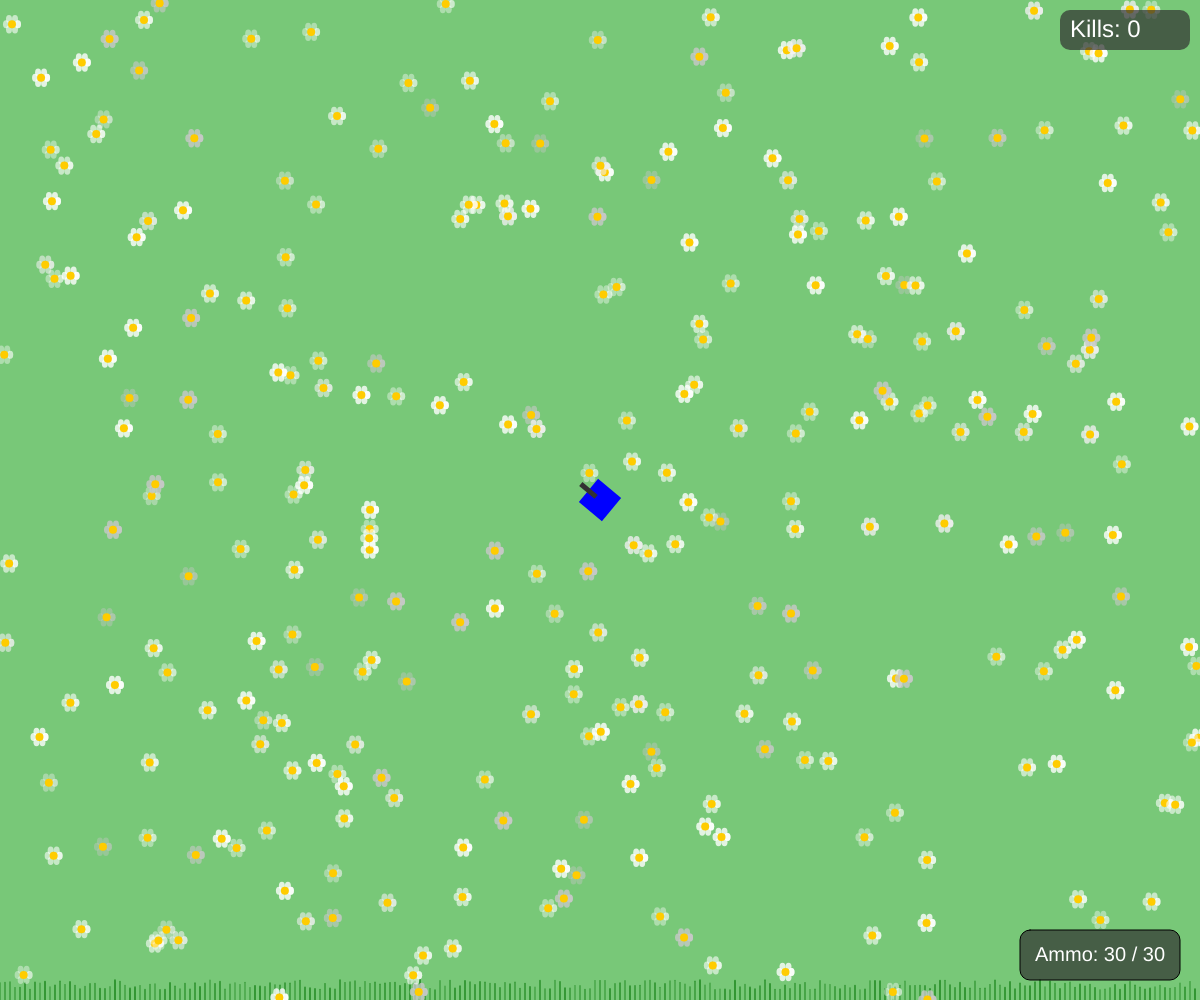
Frame 1 (no input)
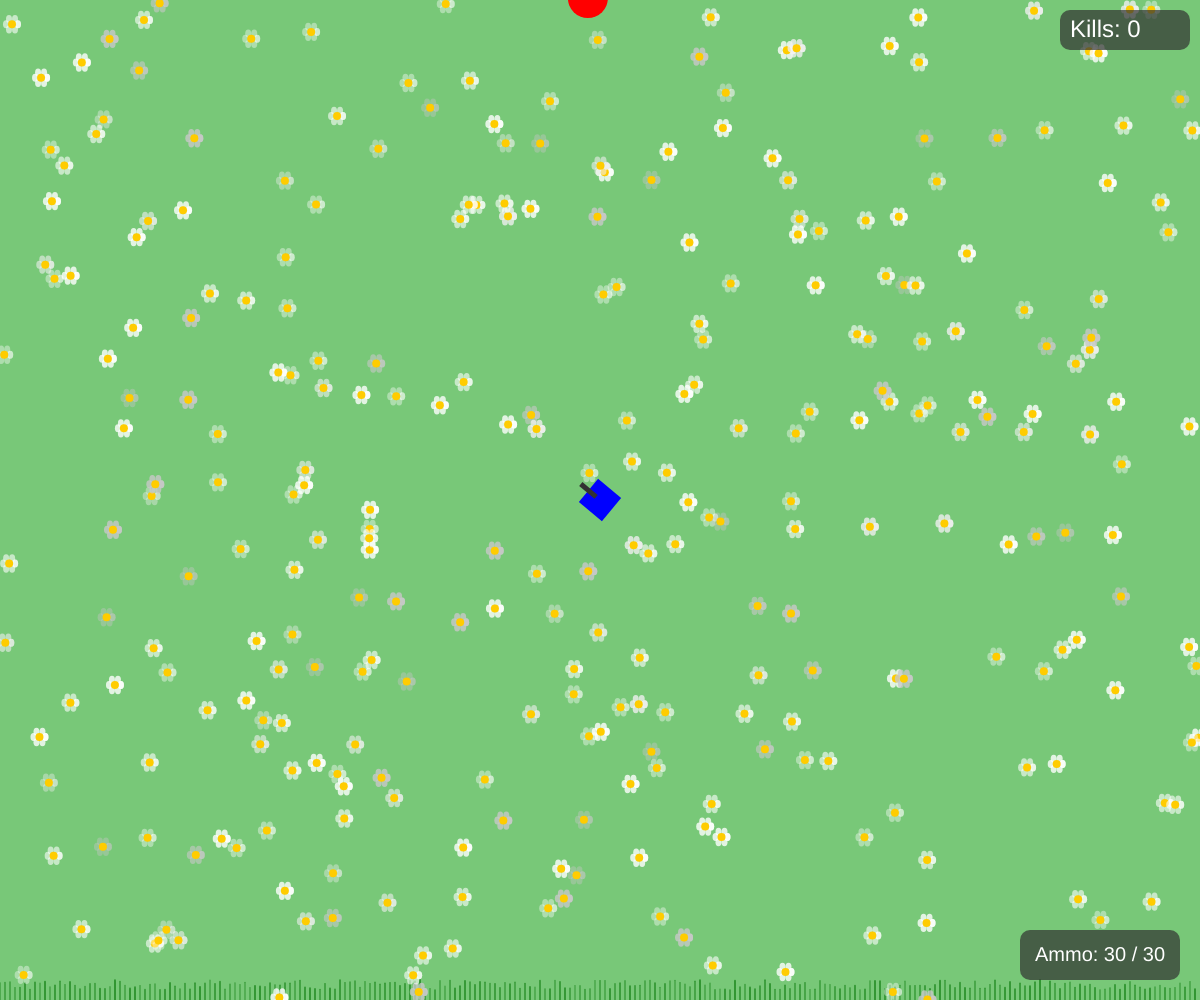
Frame 60 (no input)
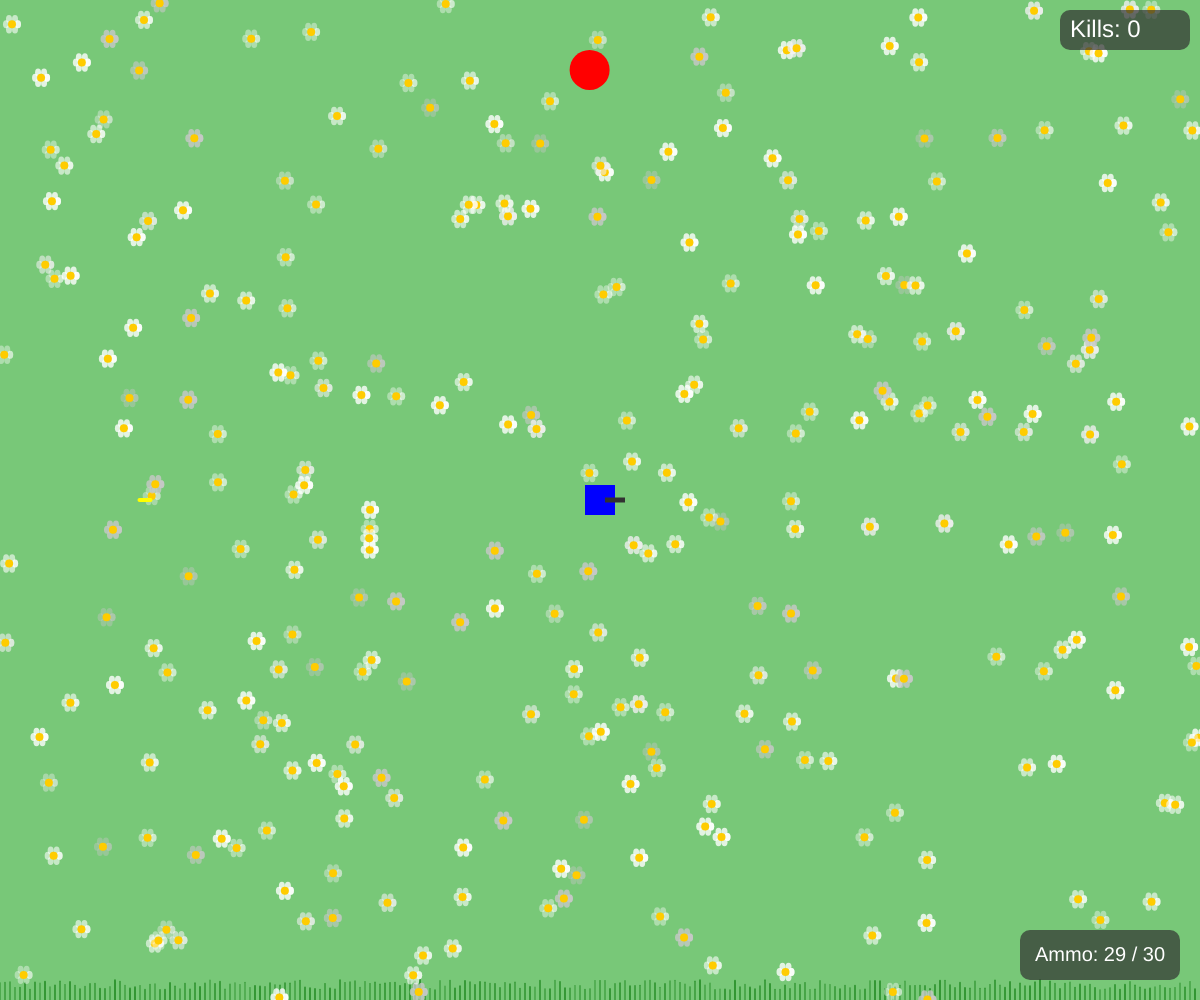
Frame 120 (the mouse pressed at the canvas centre since frame 60)

The p5.js sketch that drew these frames (run headless with seeded random() and noise() and a simulated clock; from frame 60 on, the mouse is pressed at the canvas centre):

// p5.js sketch
// ── sketch.js
let bullets = [];
let enemies = [];
let player;
let lastSpawnTime = 0;
let spawnInterval = 750;
let maxEnemies = 10;
let gameOver = false;
let killCount = 0;
let backgroundGraphics;
let showingUpgrades = false;
let availableUpgrades = [];
let chosenUpgrades = [];
let freezeBullets = false;
let canvas;

let nextUpgradeAt = 15; // first upgrade at 15 kills
let bulletLimit = 30;
let bulletsLeft = bulletLimit;
let reloading = false;
let reloadTime = 1500; // ms

let upgradesPool = [
  { name: "Faster Bullets", effect: () => (Bullet.speed += 2) },
  { name: "Move Faster", effect: () => (player.speed += 1.5) },
  { name: "Bigger Bullets", effect: () => (Bullet.sizeMultiplier *= 1.5) },
  { name: "Double Shot", effect: () => (player.doubleShot = true) },
  {
    name: "Freeze Bullets",
    effect: () => {
      freezeBullets = true;
    },
  },
];

function setup() {
  canvas = createCanvas(windowWidth, windowHeight);
  player = new Player(width / 2, height / 2);
  backgroundGraphics = createGraphics(width, height);
  drawStaticFlowerField(backgroundGraphics);
}

function draw() {
  image(backgroundGraphics, 0, 0);

  if (gameOver) {
    displayGameOver();
    return;
  }

  if (showingUpgrades) {
    displayUpgradeChoices();
    return;
  }

  player.update();
  player.display();

  // Bullets
  for (let i = bullets.length - 1; i >= 0; i--) {
    let b = bullets[i];
    b.update();
    b.display();

    if (b.isOffScreen()) {
      bullets.splice(i, 1);
    } else {
      for (let j = enemies.length - 1; j >= 0; j--) {
        let enemy = enemies[j];
        if (b.hits(enemy)) {
          if (freezeBullets) enemy.freeze();
          if (enemy.takeDamage()) {
            enemies.splice(j, 1);
            killCount++;
            if (killCount >= nextUpgradeAt) {
              triggerUpgradeChoice();
              nextUpgradeAt += 5; // increase requirement each time
            }
          }
          bullets.splice(i, 1);
          break;
        }
      }
    }
  }

  // Spawn enemies
  if (millis() - lastSpawnTime > spawnInterval && enemies.length < maxEnemies) {
    spawnEnemy();
    lastSpawnTime = millis();
    spawnInterval = random(750, 1750);
  }

  // Enemies
  for (let enemy of enemies) {
    enemy.update();
    enemy.display();
    if (enemy.hits(player)) {
      gameOver = true;
    }
  }

  drawKillCount();
  drawMagazineUI();
}

class Player {
  constructor(x, y) {
    this.position = createVector(x, y);
    this.speed = 3;
    this.size = 30;
    this.isFlashing = false;
    this.doubleShot = false;
  }

  update() {
    if (keyIsDown(87)) this.position.y -= this.speed;
    if (keyIsDown(83)) this.position.y += this.speed;
    if (keyIsDown(65)) this.position.x -= this.speed;
    if (keyIsDown(68)) this.position.x += this.speed;

    this.position.x = constrain(this.position.x, this.size / 2, width - this.size / 2);
    this.position.y = constrain(this.position.y, this.size / 2, height - this.size / 2);
  }

  display() {
    push();
    translate(this.position.x, this.position.y);
    let angle = atan2(mouseY - this.position.y, mouseX - this.position.x);
    rotate(angle);

    fill(0, 0, 255);
    noStroke();
    rectMode(CENTER);
    rect(0, 0, this.size, this.size);

    fill(50);
    rect(this.size / 2, 0, 20, 5);

    if (this.isFlashing) {
      fill(255, 255, 100);
      ellipse(this.size / 2 + 15, 0, 15, 10);
    }
    pop();
  }

  getPistolPosition() {
    let angle = atan2(mouseY - this.position.y, mouseX - this.position.x);
    return createVector(
      this.position.x + cos(angle) * (this.size / 2 + 10),
      this.position.y + sin(angle) * (this.size / 2 + 10)
    );
  }

  flashMuzzle() {
    this.isFlashing = true;
    setTimeout(() => (this.isFlashing = false), 100);
  }
}

class Bullet {
  static speed = 8;
  static sizeMultiplier = 1;

  constructor(x, y, targetX, targetY) {
    this.position = createVector(x, y);
    this.velocity = createVector(targetX - x, targetY - y);
    this.velocity.setMag(Bullet.speed);
    this.length = 15 * Bullet.sizeMultiplier;
    this.width = 4 * Bullet.sizeMultiplier;
  }

  update() {
    this.position.add(this.velocity);
  }

  display() {
    push();
    translate(this.position.x, this.position.y);
    rotate(this.velocity.heading());
    fill(255, 255, 0);
    noStroke();
    rectMode(CENTER);
    rect(0, 0, this.length, this.width, 2);
    pop();
  }

  isOffScreen() {
    return (
      this.position.x < 0 ||
      this.position.x > width ||
      this.position.y < 0 ||
      this.position.y > height
    );
  }

  hits(enemy) {
    let d = dist(this.position.x, this.position.y, enemy.position.x, enemy.position.y);
    return d < enemy.radius + this.width;
  }
}

class Enemy {
  constructor(x, y) {
    this.position = createVector(x, y);
    this.radius = 20;
    this.speed = 1.2;
    this.baseSpeed = this.speed;
    this.color = color(255, 0, 0);
    this.health = 2;
    this.frozen = false;
  }

  update() {
    let dir = createVector(player.position.x - this.position.x, player.position.y - this.position.y);
    dir.setMag(this.speed);
    this.position.add(dir);
  }

  display() {
    fill(this.color);
    noStroke();
    ellipse(this.position.x, this.position.y, this.radius * 2);
  }

  hits(player) {
    let d = dist(this.position.x, this.position.y, player.position.x, player.position.y);
    return d < this.radius + player.size / 2;
  }

  takeDamage() {
    this.health--;
    return this.health <= 0;
  }

  freeze() {
    if (!this.frozen) {
      this.frozen = true;
      this.speed *= 0.4;
      this.color = color(red(this.color), green(this.color), blue(this.color), 150);
      setTimeout(() => {
        this.speed = this.baseSpeed;
        this.frozen = false;
        this.color.setAlpha(255);
      }, 3000);
    }
  }
}

class ToughEnemy extends Enemy {
  constructor(x, y) {
    super(x, y);
    this.color = color(0, 200, 0);
    this.health = 3;
    this.radius = 24;
    this.speed = 1;
    this.baseSpeed = this.speed;
  }
}

class FastEnemy extends Enemy {
  constructor(x, y) {
    super(x, y);
    this.color = color(100, 200, 255);
    this.speed = 2.1;
    this.baseSpeed = this.speed;
    this.radius = 18;
    this.health = 2;
  }
}

function spawnEnemy() {
  let edge = floor(random(4));
  let x, y;
  if (edge === 0) {
    x = random(width);
    y = -20;
  } else if (edge === 1) {
    x = width + 20;
    y = random(height);
  } else if (edge === 2) {
    x = random(width);
    y = height + 20;
  } else {
    x = -20;
    y = random(height);
  }

  let r = random();
  if (r < 0.6) enemies.push(new Enemy(x, y));
  else if (r < 0.85) enemies.push(new ToughEnemy(x, y));
  else enemies.push(new FastEnemy(x, y));
}

function mousePressed() {
  if (gameOver) {
    restartGame();
  } else if (showingUpgrades) {
    for (let i = 0; i < availableUpgrades.length; i++) {
      let bx = width / 2 - 150;
      let by = height / 2 - 50 + i * 100;
      let bw = 300;
      let bh = 60;
      if (mouseX > bx && mouseX < bx + bw && mouseY > by && mouseY < by + bh) {
        availableUpgrades[i].effect();
        showingUpgrades = false;
        break;
      }
    }
  } else if (!reloading && bulletsLeft > 0) {
    shoot();
  }
}

function shoot() {
  let pistolPos = player.getPistolPosition();
  let bullet = new Bullet(pistolPos.x, pistolPos.y, mouseX, mouseY);
  bullets.push(bullet);
  bulletsLeft--;
  player.flashMuzzle();

  if (player.doubleShot) {
    setTimeout(() => {
      if (bulletsLeft > 0) {
        let bullet2 = new Bullet(pistolPos.x, pistolPos.y, mouseX, mouseY);
        bullets.push(bullet2);
        bulletsLeft--;
        player.flashMuzzle();
      }
    }, 100);
  }
}

function keyPressed() {
  if (key === "r" || key === "R") {
    reload();
  }
}

function reload() {
  if (!reloading && bulletsLeft < bulletLimit) {
    reloading = true;
    setTimeout(() => {
      bulletsLeft = bulletLimit;
      reloading = false;
    }, reloadTime);
  }
}

function restartGame() {
  bullets = [];
  enemies = [];
  player = new Player(width / 2, height / 2);
  gameOver = false;
  killCount = 0;
  nextUpgradeAt = 15;
  Bullet.speed = 8;
  Bullet.sizeMultiplier = 1;
  player.doubleShot = false;
  freezeBullets = false;
  bulletsLeft = bulletLimit;
  reloading = false;
}

function triggerUpgradeChoice() {
  showingUpgrades = true;
  availableUpgrades = shuffle(upgradesPool).slice(0, 2);
}

function displayUpgradeChoices() {
  fill(0, 180);
  rect(0, 0, width, height);
  fill(255);
  textAlign(CENTER, CENTER);
  textSize(36);
  text("Choose an Upgrade!", width / 2, height / 3);

  for (let i = 0; i < availableUpgrades.length; i++) {
    let bx = width / 2 - 150;
    let by = height / 2 - 50 + i * 100;
    fill(255);
    rect(bx, by, 300, 60, 10);
    fill(0);
    textSize(24);
    text(availableUpgrades[i].name, width / 2, by + 30);
  }
}

function drawKillCount() {
  push();
  fill(50, 50, 50, 180);
  noStroke();
  rect(width - 140, 10, 130, 40, 10);
  fill(255);
  textSize(24);
  textAlign(LEFT, CENTER);
  text("Kills: " + killCount, width - 130, 30);
  pop();
}

function drawMagazineUI() {
  push();
  fill(50, 50, 50, 180);
  rect(width - 180, height - 70, 160, 50, 10);
  fill(255);
  textAlign(CENTER, CENTER);
  textSize(20);
  if (reloading) {
    text("Reloading...", width - 100, height - 45);
  } else {
    text("Ammo: " + bulletsLeft + " / " + bulletLimit, width - 100, height - 45);
  }
  pop();
}

function drawStaticFlowerField(pg) {
  pg.background(120, 200, 120);
  pg.stroke(50, 150, 50);
  for (let i = 0; i < width; i += 5) {
    let h = random(10, 20);
    pg.strokeWeight(random(1, 2));
    pg.line(i, height, i, height - h);
  }

  pg.noStroke();
  for (let i = 0; i < 300; i++) {
    let x = random(width);
    let y = random(height);
    pg.push();
    pg.translate(x, y);
    pg.fill(random([255, 200, 255, 255, 240]), random([100, 150, 200]));
    for (let angle = 0; angle < TWO_PI; angle += TWO_PI / 6) {
      let petalX = cos(angle) * 6;
      let petalY = sin(angle) * 6;
      pg.ellipse(petalX, petalY, 6, 8);
    }
    pg.fill(255, 204, 0);
    pg.ellipse(0, 0, 8, 8);
    pg.pop();
  }
}

function windowResized() {
  resizeCanvas(windowWidth, windowHeight);
  backgroundGraphics = createGraphics(width, height);
  drawStaticFlowerField(backgroundGraphics);
}
